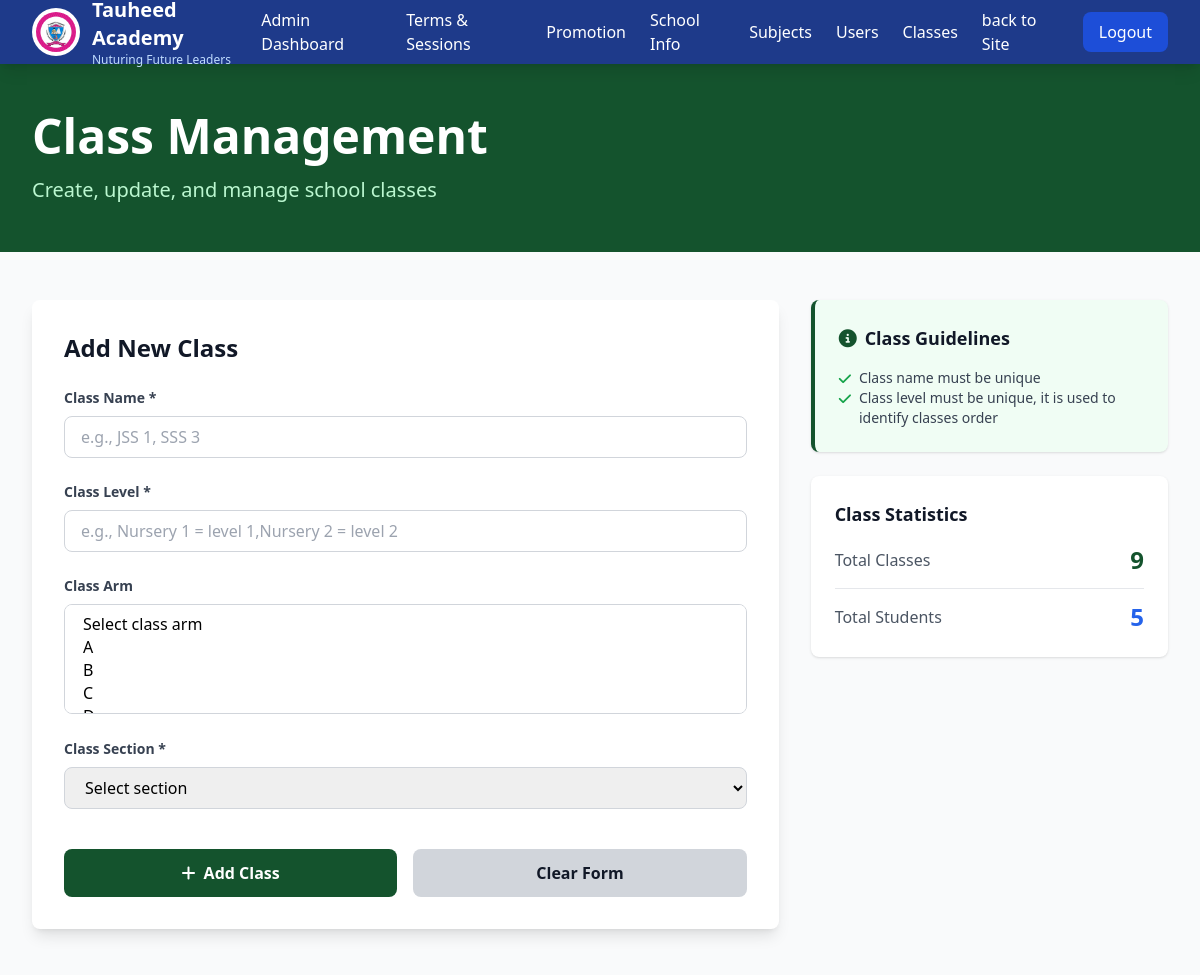
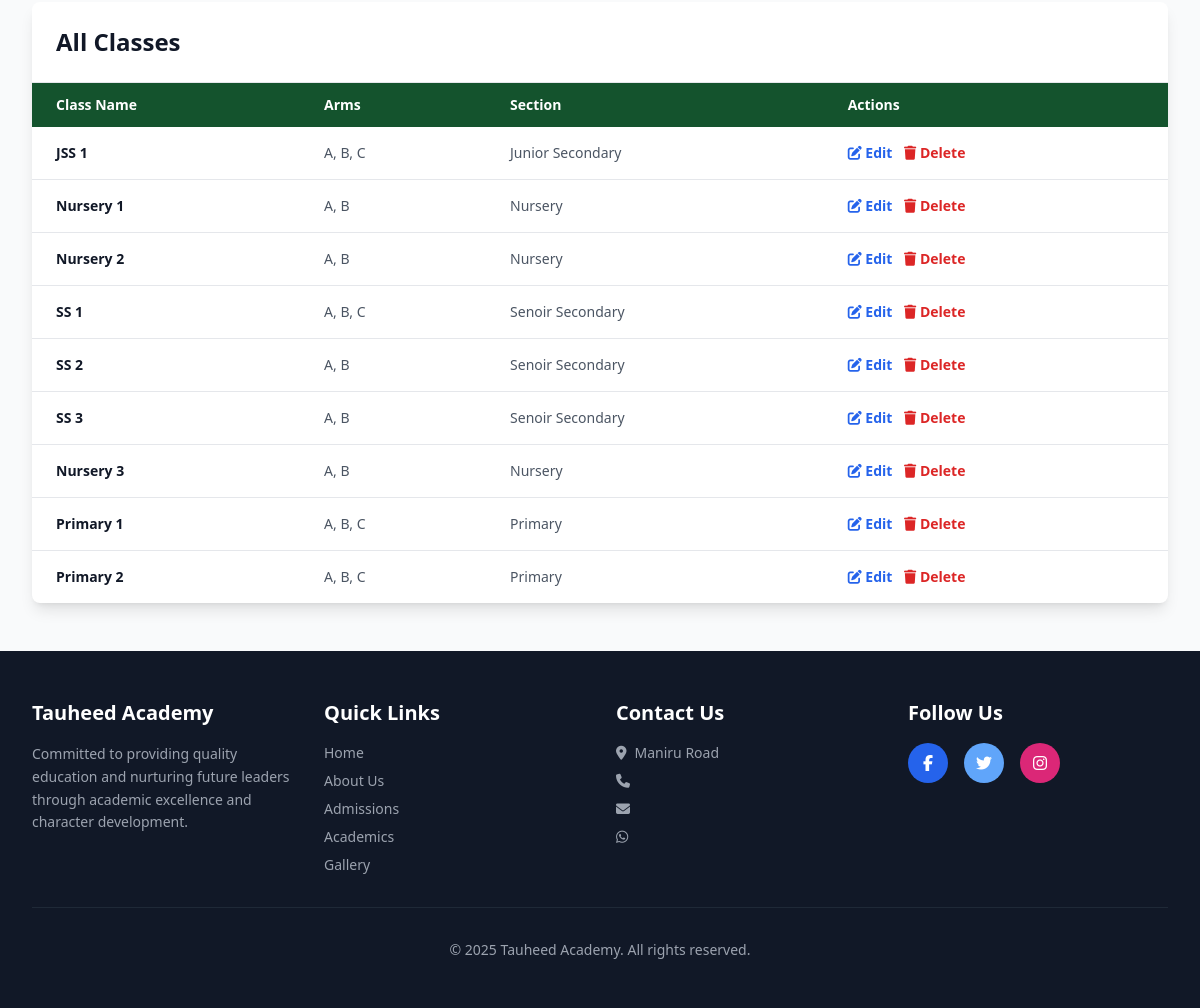
The page /pages/admin/classes-management/class-create.php on the database as committed earlier (2 pictures, top to bottom).
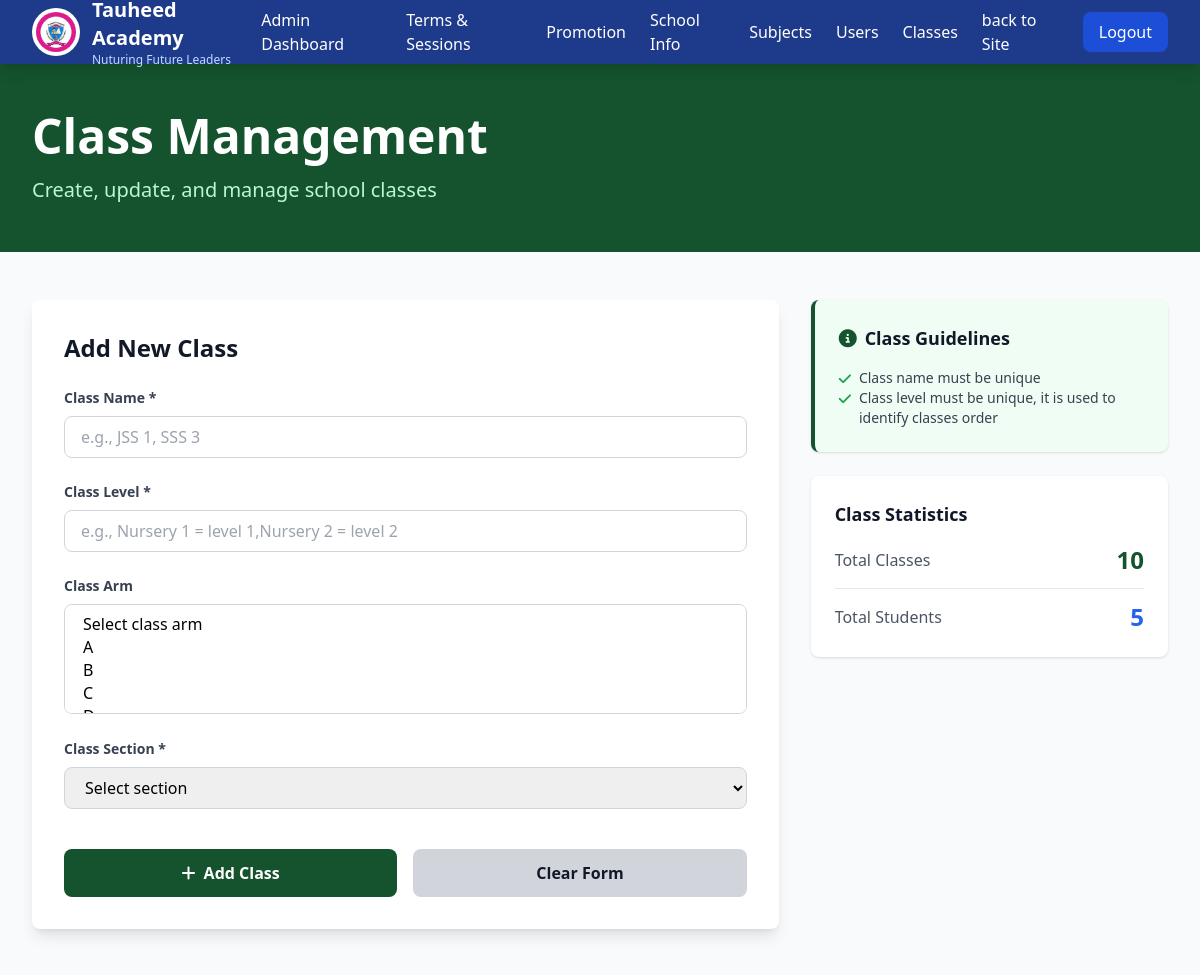
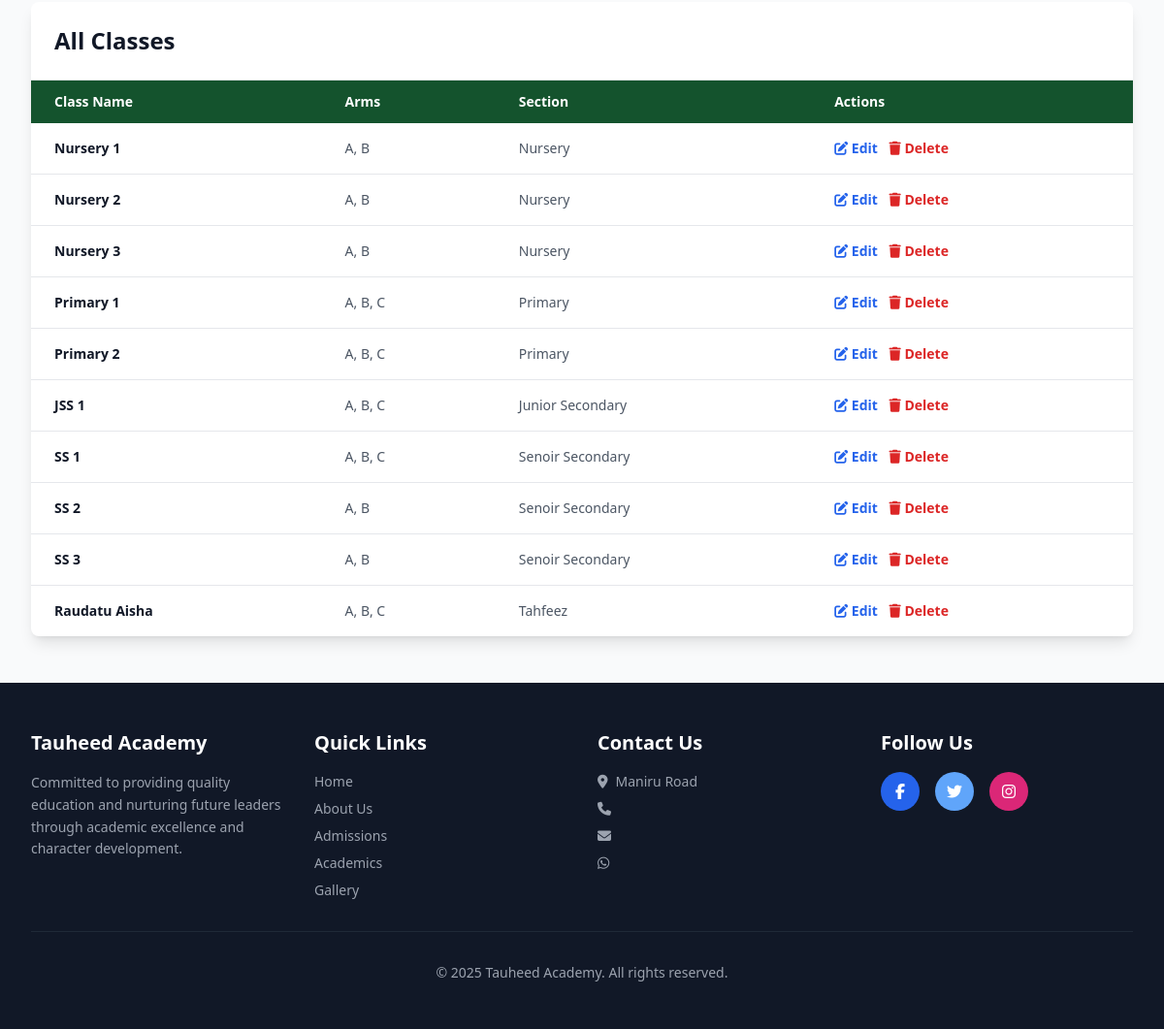
The same page on the database as committed later (2 pictures, top to bottom).
### tables this page shows
CREATE TABLE `classes` (
  `id` int(11) NOT NULL,
  `section_id` int(11) NOT NULL,
  `name` varchar(100) NOT NULL,
  `created_at` timestamp NOT NULL DEFAULT current_timestamp(),
  `updated_at` timestamp NOT NULL DEFAULT current_timestamp() ON UPDATE current_timestamp(),
  `level` int(11) NOT NULL
);

CREATE TABLE `sections` (
  `id` int(11) NOT NULL,
  `name` varchar(100) NOT NULL,
  `description` text DEFAULT NULL,
  `head_teacher_id` int(11) DEFAULT NULL,
  `created_at` timestamp NOT NULL DEFAULT current_timestamp(),
  `updated_at` timestamp NOT NULL DEFAULT current_timestamp() ON UPDATE current_timestamp()
);

### routes/functions.php (called while the page is built, shortened)
<?php
include(__DIR__ .  '/./web.php');
function route($name)
{
    global $routes;
    if (isset($routes[$name])) {
        return $routes[$name]['url'];
    }
    return '/tauheed-academy-project/';
}
function countDataTotal($table, $haveActivity = false)
{
    global $conn;
    $totalQuery = $conn->query("SELECT COUNT(*) AS total FROM $table");
    $total = $totalQuery->fetch_assoc()['total'];
    $total = number_format($total);
    return ['total' => $total];
}

### routes/web.php (called while the page is built, shortened)
<?php
$baseUrl = BASE_URL;

### pages/admin/classes-management/class-create.php (the view, shortened to what the changed rows need)
<?php
include(__DIR__ . '/../../../includes/header.php');
$stmt = $conn->prepare("    SELECT
        classes.id AS id,
        classes.name AS name,
        classes.level AS level,
        sections.name AS section_name,
        GROUP_CONCAT(class_arms.name SEPARATOR ', ') AS arm_names
    FROM classes
    LEFT JOIN class_class_arms ON classes.id = class_class_arms.class_id
    LEFT JOIN sections ON classes.section_id = sections.id
    LEFT JOIN class_arms ON class_class_arms.arm_id = class_arms.id
    GROUP BY classes.id
     order by classes.level
");
$stmt->execute();
$result = $stmt->get_result();
$classes = $result->fetch_all(MYSQLI_ASSOC);
$classesCount = countDataTotal('classes')['total'];
?>
<body class="bg-gray-50">
    <?php include(__DIR__ . '/../includes/admins-section-nav.php') ?>
    <section class="bg-green-900 text-white py-12">
        <div class="max-w-7xl mx-auto px-4 sm:px-6 lg:px-8">
            <h1 class="text-4xl md:text-5xl font-bold mb-4">Class Management</h1>
        </div>
    </section>
    <section class="py-12 bg-gray-50">
        <div class="max-w-7xl mx-auto px-4 sm:px-6 lg:px-8">
            <div class="grid md:grid-cols-3 gap-8">
                <div class="md:col-span-2">
                    <div class="bg-white rounded-lg shadow-lg p-8">
                        <h2 class="text-2xl font-bold text-gray-900 mb-6">Add New Class</h2>
                    </div>
                </div>
                <div class="md:col-span-1">
                    <div class="mt-6 bg-white rounded-lg shadow p-6">
                        <div class="space-y-3">
                            <div class="flex justify-between items-center pb-3 border-b">
                                <span class="text-gray-600">Total Classes</span>
                                <span class="text-2xl font-bold text-green-900" id="totalClasses"><?= $classesCount; ?></span>
                            </div>
                        </div>
                    </div>
                </div>
            </div>
            <div class="mt-12 bg-white rounded-lg shadow-lg overflow-hidden">
                <div class="p-6 border-b border-gray-200">
                    <h2 class="text-2xl font-bold text-gray-900">All Classes</h2>
                </div>
                <div class="overflow-x-auto">
                    <table class="w-full">
                        <thead class="bg-green-900 text-white">
                            <tr>
                                <th class="px-6 py-3 text-left text-sm font-semibold">Class Name</th>
                                <th class="px-6 py-3 text-left text-sm font-semibold">Arms</th>
                                <th class="px-6 py-3 text-left text-sm font-semibold">Section</th>
                                <th class="px-6 py-3 text-left text-sm font-semibold">Actions</th>
                            </tr>
                        </thead>
                        <tbody id="classesTableBody" class="divide-y divide-gray-200">
                            <?php if (count($classes) > 0): ?>
                                <?php foreach ($classes as $class): ?>
                                    <tr class="hover:bg-gray-50">
                                        <td class="px-6 py-4 text-sm font-semibold text-gray-900"> <?= $class['name'] ?></td>
                                        <td class="px-6 py-4 text-sm text-gray-600"><?= $class['arm_names'] ?></td>
                                        <td class="px-6 py-4 text-sm text-gray-600"><?= $class['section_name'] ?></td>
                                        <td class="px-6 py-4 text-sm space-x-2">
                                            <a href="<?= route('update-class'); ?>?id=<?= $class['id'] ?>">
                                                <button class="text-blue-600 hover:text-blue-900 font-semibold">
                                                    <i class="fas fa-edit"></i> Edit
                                                </button>
                                            </a>
                                            <button class="text-red-600 hover:text-red-900 font-semibold">
                                                <i class="fas fa-trash"></i> Delete
                                            </button>
                                        </td>
                                    </tr>
                                <?php endforeach ?>
                            <?php else: ?>
                                <tr class="text-center py-8">
                                    <td colspan="7" class="px-6 py-8 text-gray-500">No classes created yet</td>
                                </tr>
                            <?php endif ?>
                        </tbody>
                    </table>
                </div>
            </div>
        </div>
    </section>
</body>
</html>

Rows that differ between the two databases and show on the page:
changed classes "Nursery 3": moves up the list
changed classes "Primary 1": moves up the list
changed classes "Primary 2": moves up the list
changed classes "JSS 1": moves down the list
added classes: name "Raudatu Aisha", arm_names "A, B, C", section.name "Tahfeez"
Other text that changed with them:
$classesCount: "9" → "10"
